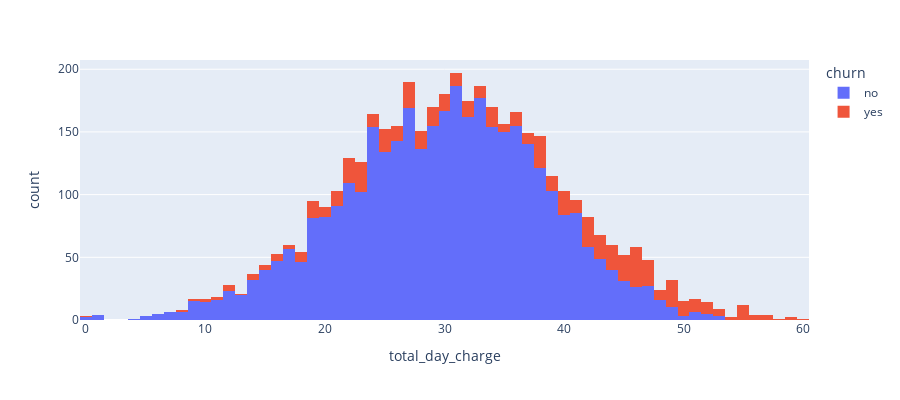

Notebook code for this chart:
### Code cell
#Total_Day_Charge x Churn
fig = px.histogram(data_frame=X_train, x="total_day_charge", color="churn", width=900, height=400)
fig.show()

### Figure 1 — Plotly figure (JSON) as saved in the notebook; plotly's stock layout.template omitted (floating-point values rounded to 4 significant figures; data arrays with more than 128 entries replaced by an {"elided": "..."} marker saying what was removed)
{"data": [{"alignmentgroup": "True", "bingroup": "x", "hovertemplate": "churn=no<br>total_day_charge=%{x}<br>count=%{y}<extra></extra>", "legendgroup": "no", "marker": {"color": "#636efa", "pattern": {"shape": ""}}, "name": "no", "offsetgroup": "no", "orientation": "v", "showlegend": true, "type": "histogram", "x": {"elided": "3652 float values"}, "xaxis": "x", "yaxis": "y"}, {"alignmentgroup": "True", "bingroup": "x", "hovertemplate": "churn=yes<br>total_day_charge=%{x}<br>count=%{y}<extra></extra>", "legendgroup": "yes", "marker": {"color": "#EF553B", "pattern": {"shape": ""}}, "name": "yes", "offsetgroup": "yes", "orientation": "v", "showlegend": true, "type": "histogram", "x": {"elided": "598 float values"}, "xaxis": "x", "yaxis": "y"}], "layout": {"barmode": "relative", "height": 400, "legend": {"title": {"text": "churn"}, "tracegroupgap": 0}, "margin": {"t": 60}, "width": 900, "xaxis": {"anchor": "y", "domain": [0, 1], "title": {"text": "total_day_charge"}}, "yaxis": {"anchor": "x", "domain": [0, 1], "title": {"text": "count"}}}}
